Frame 1 (no input): blank canvas, image omitted
Frame 60 (the mouse pressed at the canvas centre just before this capture): blank canvas, image omitted
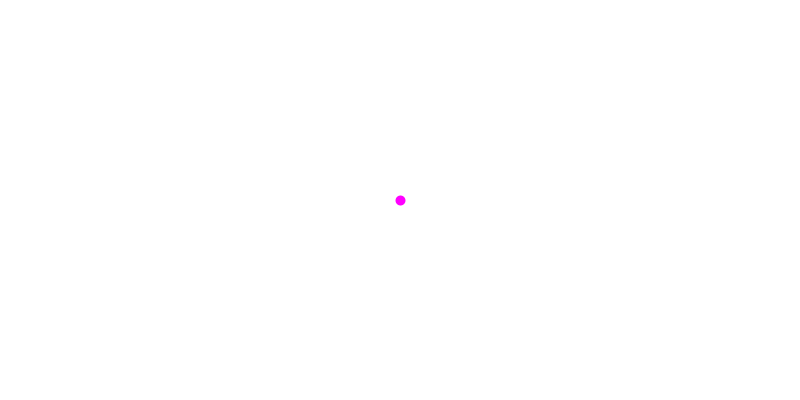
Frame 120 (the mouse held since frame 60 and released just before this capture)

The Processing sketch whose frames 1 and 60 were blank and that drew this single picture after the mouse press (run headless with seeded random() and noise(); from frame 60 on, the mouse is pressed at the canvas centre):

// Processing sketch: AmyWu_DrawingApplication
// ── AmyWu_DrawingApplication.pde
int circleDiameter = 25;
int yellowLineWeight = 100;

void setup(){
  background(255);
  size(800, 400);
  smooth();

}

void draw(){
  fill(#FC9312,15);
  noStroke();
  rect(0,0,width,height);
  
  // top right quadrant //
  if(mouseX > (width/2)+(yellowLineWeight/2) && mouseY < (height/2)-(yellowLineWeight/2)){ 
    strokeWeight(yellowLineWeight);
    stroke(255,255,0);
    if(!mousePressed)  line(mouseX,mouseY,mouseX,mouseY);
    
  // bottom right quadrant //
  } else if(mouseX > width/2 && mouseY > height/2){ 
    fill(255);
    noStroke();
    rect(0,0,width,height);
    fill(#3049AA);
    ellipse(mouseX, mouseY, circleDiameter, circleDiameter);
    ellipse(mouseX-13, mouseY, 10, 10);
    ellipse(mouseX, mouseY+13, 10, 10);
    ellipse(mouseX, mouseY-13, 10, 10);
    ellipse(mouseX+13, mouseY, 10, 10);
    
  // bottom left quadrant //
  } else if(mouseX < width/2 && mouseY > height/2){
    fill(#75F066,55);
    noStroke();
    rect(0,0,width,height);
    fill(255,0,0);
    triangle(mouseX, mouseY, mouseX+55, mouseY+25, mouseX-55, mouseY-45);
  
  // top left quadrant //
  } else { 
    fill(255);
    noStroke();
    rect(0,0,width,height);
    
    strokeWeight(10);
    stroke(0,255,255);
    if(!mousePressed)  line(mouseX,mouseY,mouseX+15,mouseY-15);
    
    strokeWeight(10);
    stroke(255,0,255);
    if(mousePressed)  line(mouseX,mouseY,mouseX,mouseY);
      
  }

}
